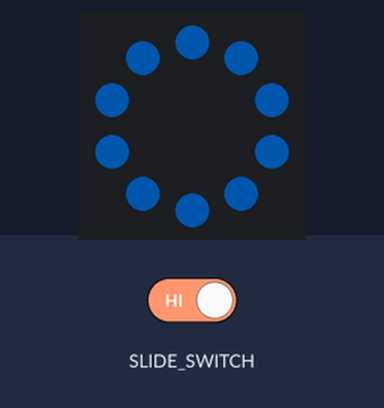
Simulated run of this program. Board: Circuit Playground running CircuitPython. Shown: the board's ring of 10 RGB LEDs (number 0 left of the top, counting anticlockwise). The test bench sets the inputs (shaded band). Dim RGB values are drawn brighter than linear.

Above: at 1.2 s.
1.3 s: slide switch moved to the right
At 2.1 s:
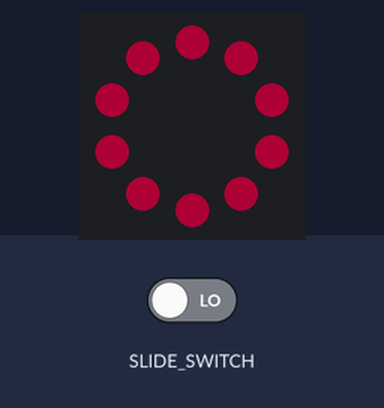
2.8 s: slide switch moved to the left
At 3.2 s:
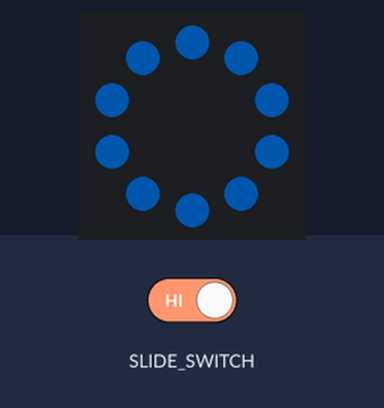
Timing chart, 0 to 5.8 s (numbered marks = the images above; inputs shaded):
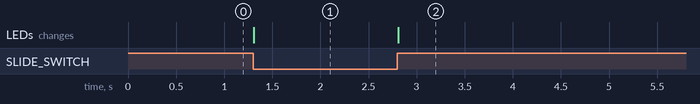

The program:

switch.py
```python
# Author:   David Kolet-Tassara
# Date:     June 23, 2017
# Purpose:  Demonstrates the use of the switch on Adafruit's
#           Circuit Python. Changes colors based on position.
# Required Packages:
# neopixel
# https://github.com/adafruit/Adafruit_CircuitPython_NeoPixel/releases

import digitalio
import neopixel
import board
import time

p = neopixel.NeoPixel(board.NEOPIXEL, 10)

s = digitalio.DigitalInOut(board.SLIDE_SWITCH)
s.switch_to_input(pull=digitalio.Pull.UP)

while True:
    if s.value:
        p.fill((0,25,50))
    else:
        p.fill((50,0,15))

    p.write()
    time.sleep(.01)
```

Measured:
- after the input at 1.3 s, the LEDs: change at once (image 1)
- after the input at 2.8 s, the LEDs: change at once (image 2)
